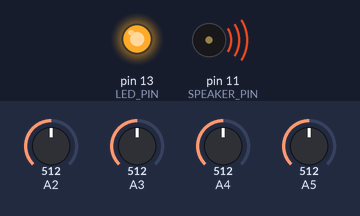
A sketch run on a simulated Arduino Uno, built with avr-gcc and run on an emulated ATmega328P. On the bench: output pins drawn as LEDs (lit = HIGH), buzzer (waves = sounding). Dashed ring = blinking. The test bench sets the inputs (shaded band); at power-on: A3 = 512, A2 = 512, A4 = 512, A5 = 512. Random numbers use the default seed unless the sketch sets one.

Above: at 0.1 s.
At 1.2 s:
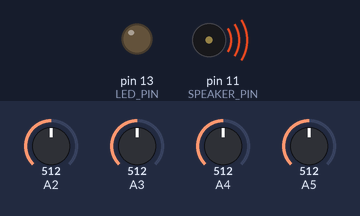
1.3 s: A3 set to 30
At 2.39 s:
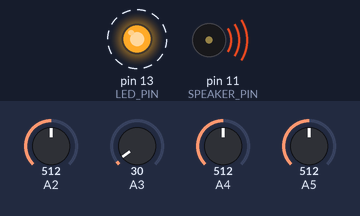
4.3 s: A3 set to 306
Timing chart, 0 to 11.8 s (numbered marks = the images above; inputs shaded):
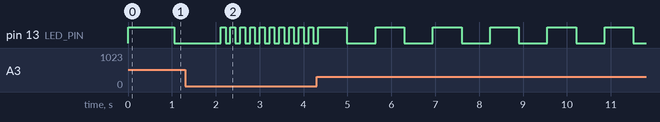

Measured:
- by itself, pin 13 (LED_PIN): alternates HIGH for 0.65 s and LOW for 0.65 s

The sketch:

Raindrops_Ping_4knobs_2.ino
```cpp
 #define SAMPLE_RATE 22050
#define LED_PIN     13
#define LED_PORT    PORTB
#define LED_BIT     5
#define SPEAKER_PIN 11

uint8_t out;
uint8_t unscaledOut;
int16_t lp1_1, lp2_1, bp2_1, lowns_1, sah_1, rndm_1, lfrt_1;
int16_t lp1_2, lp2_2, bp2_2, lowns_2, sah_2, rndm_2, lfrt_2;

volatile uint16_t rhythmControl_1;
volatile uint16_t rhythmControl_2;
volatile uint16_t pitchControl_1 = 100;
volatile uint16_t pitchControl_2 = 50;

uint16_t phase_1 = 0;
uint16_t coarsePitch = 1.0;
float finePitch_1 = 0.0, finePitch_2 = 0.0;

float blendControl = 0.0; // Single blend control for both sounds
uint8_t volumeControl;


ISR(TIMER1_COMPA_vect) {

  //implement rhythmic control for tempo control
  uint16_t rhythmControl_1 = map(analogRead(3), 0, 1023, 50, 2000);
  rhythmControl_2 = rhythmControl_1 / 0.5;

  // Use knob to control the blend for both sounds
  blendControl = analogRead(2) / 1023.0; // Map to 0.0 - 1.0 range

  //use knob to control picth of filter
  coarsePitch = map(analogRead(4), 0, 1023, 1, 100);
  finePitch_1 = coarsePitch / 100.0;
  finePitch_2 = finePitch_1 * 1.5;

  //volume knob
  volumeControl = map(analogRead(5), 0, 1023, 0, 255);

  // Sound generator 1
  rndm_1 = rand();

    if (lfrt_1-- == 0) {
        lfrt_1 = rhythmControl_1;
        sah_1 = rndm_1;
        LED_PORT ^= 1 << LED_BIT;
    }

    bp2_1 = (sah_1/4 - bp2_1/32 - lp2_1) / finePitch_1 + bp2_1;

    int32_t lp2_original_1 = bp2_1/2 + lp2_1;
    int32_t lp2_fun_1 = bp2_1/2 + lp2_1 + sah_1;
    lp2_1 = (int16_t)((1.0 - blendControl) * lp2_original_1 + blendControl * lp2_fun_1);

    lowns_1 += (rndm_1-lowns_1) / 64;
    lp1_1 += (rndm_1/32 - lp1_1) / 32;

    int16_t burst_1 = (sah_1 - 16384) / 128;

    int16_t out_1 = ((bp2_1/2 + burst_1 + lowns_1/64 + lp1_1/64) / 32);

 // Sound generator 2
    rndm_2 = rand();

    if (lfrt_2-- == 0) {
        lfrt_2 = rhythmControl_2;
        sah_2 = rndm_2;
    }

    bp2_2 = (sah_2/4 - bp2_2/32 - lp2_2) / finePitch_2 + bp2_2;

    int32_t lp2_original_2 = bp2_2/2 + lp2_2;
    int32_t lp2_fun_2 = bp2_2/2 + lp2_1 + sah_2;
    lp2_2 = (int16_t)((1.0 - blendControl) * lp2_original_2 + blendControl * lp2_fun_2);

    lowns_2 += (rndm_2-lowns_2) / 64;
    lp1_2 += (rndm_2/32 - lp1_2) / 32;

    int16_t burst_2 = (sah_2 - 16384) / 128;

    int16_t out_2 = ((bp2_2/2 + burst_2 + lowns_2/64 + lp1_2/64) / 32);

    // Mix the two sounds
    unscaledOut = 64 + (out_1 + out_2) / 2;
    out = 64 + ((unscaledOut * volumeControl) >> 8);
    OCR2A = out;
}

// ... (rest of the code remains the same)

void startPlayback()
{
    pinMode(SPEAKER_PIN, OUTPUT);
    pinMode(LED_PIN, OUTPUT);
    // Use internal clock (datasheet p.160)
    ASSR &= ~(_BV(EXCLK) | _BV(AS2));
    // Set fast PWM mode  (p.157)
    TCCR2A |= _BV(WGM21) | _BV(WGM20);
    TCCR2B &= ~_BV(WGM22);
    // Do non-inverting PWM on pin OC2A (p.155)
    // On the Arduino this is pin 11.
    TCCR2A = (TCCR2A | _BV(COM2A1)) & ~_BV(COM2A0);
    TCCR2A &= ~(_BV(COM2B1) | _BV(COM2B0));
    // No prescaler (p.158)
    TCCR2B = (TCCR2B & ~(_BV(CS12) | _BV(CS11))) | _BV(CS10);
    // Set initial pulse width to the first sample.
    OCR2A = 0;
    // Set up Timer 1 to send a sample every interrupt.
    cli();
    // Set CTC mode (Clear Timer on Compare Match) (p.133)
    // Have to set OCR1A *after*, otherwise it gets reset to 0!
    TCCR1B = (TCCR1B & ~_BV(WGM13)) | _BV(WGM12);
    TCCR1A = TCCR1A & ~(_BV(WGM11) | _BV(WGM10));
    // No prescaler (p.134)
    TCCR1B = (TCCR1B & ~(_BV(CS12) | _BV(CS11))) | _BV(CS10);
    // Set the compare register (OCR1A).
    // OCR1A is a 16-bit register, so we have to do this with
    // interrupts disabled to be safe.
    OCR1A = F_CPU / SAMPLE_RATE;    // 16e6 / 22050 = 726
    // Enable interrupt when TCNT1 == OCR1A (p.136)
    TIMSK1 |= _BV(OCIE1A);
    sei();
}

void stopPlayback()
{
    // Disable playback per-sample interrupt.
    TIMSK1 &= ~_BV(OCIE1A);
    // Disable the per-sample timer completely.
    TCCR1B &= ~_BV(CS10);
    // Disable the PWM timer.
    TCCR2B &= ~_BV(CS10);
    digitalWrite(SPEAKER_PIN, LOW);
}

void setup() {
    startPlayback();
}

void loop() {
    // Main loop is empty as all processing happens in the interrupt
}
```
